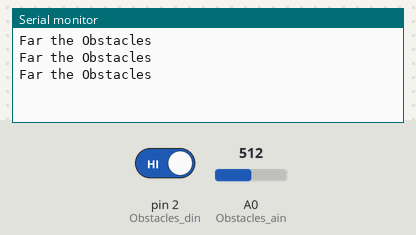
A sketch run on a simulated Arduino Uno, built with avr-gcc and run on an emulated ATmega328P. Parts: the last lines printed to the serial monitor. Inputs (shaded band) come from the test bench; at power-on: pin 2 (Obstacles_din) HIGH, A0 (Obstacles_ain) = 512.

Above: at 1.3 s.
1.4 s: pin 2 (Obstacles_din) driven LOW
At 1.82 s:
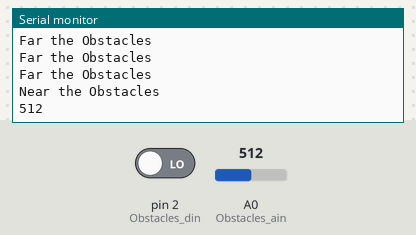
3.0 s: A0 (Obstacles_ain) set to 716
At 3.32 s:
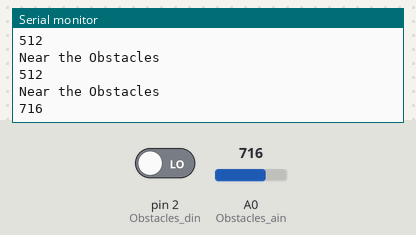
4.5 s: A0 (Obstacles_ain) set to 900
At 4.82 s:
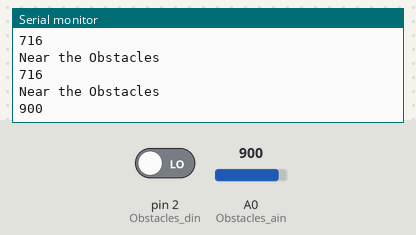
Timing chart, 0 to 7.5 s (numbered marks = the images above; inputs shaded):
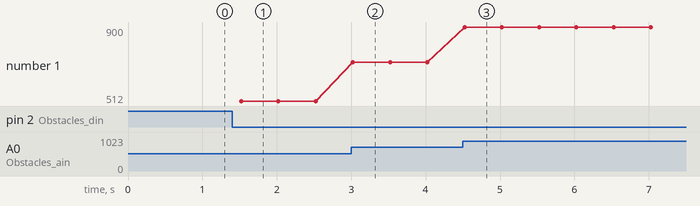

The sketch:

Infrared_Reflective_Sensor.ino
```cpp
int Obstacles_din=2;
int Obstacles_ain=A0;
int ad_value;
void setup()
{
  pinMode(Obstacles_din,INPUT);
  pinMode(Obstacles_ain,INPUT);
  Serial.begin(9600);
}
void loop()
{
  ad_value=analogRead(Obstacles_ain);
  if(digitalRead(Obstacles_din)==LOW)
  {
    Serial.println("Near the Obstacles");
    Serial.println(ad_value);
  }
  else
  {
    Serial.println("Far the Obstacles");
  }
  delay(500);
}
```

Measured:
- after the input at 1.4 s, the serial monitor: prints a new line after 0.10 s (image 1)
- after the input at 3.0 s, the serial monitor: prints a new line at once (image 2)
- after the input at 4.5 s, the serial monitor: prints a new line at once (image 3)
- plotted number 1: 512 → 716 after the input at 3.0 s, 716 → 900 after the input at 4.5 s
